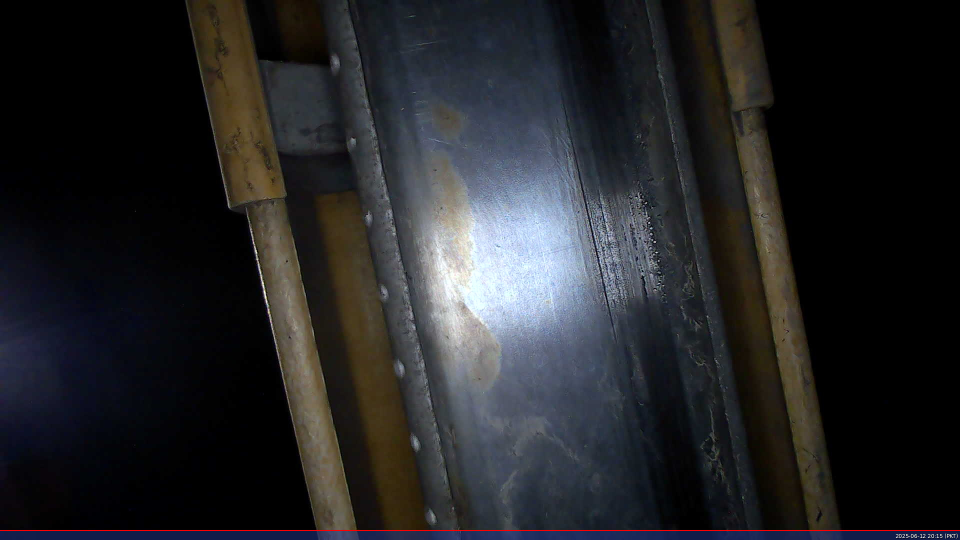
#> input picture sample_rail.jpg, 1920 x 1080 px (shown at 1/2 size)
$ python -i TRD_video.py   (imports and definitions only)   (older library calls are emulated)
#> lines starting #> are read from the running program, lines starting #| are printed output that depends on the picture; after the words box and inside, x2 and y2 are one past the last pixel; in counts of white or black regions, pixels touching at a corner belong together
#> further down, picture is the input picture: shape (1080, 1920, 3); mean B, G, R 38.7, 36.3, 35.9
"""
Third Rail Defect Detection System  —  v4.1
===========================================
Detects sparking marks, corrosion, surface wear, and cracks on METRO Orange Line
third-rail imagery.

Fix history vs original script
-------------------------------
v1  LED threshold 400 → 210  (original > 255, never fired on uint8 images)
v1  Wear threshold 10  → per-frame mean+2.8σ  (original flooded 82% of frame blue)
v1  Crack minLineLength 1 → 30 + diagonal-angle filter  (original: every edge = crack)
v2  Fixed ROI 40-80% → auto-detected rail band via column brightness profiling
v2  Added column gate: exclude dim rail-edge fade zones from detection
v2  Replaced adaptive threshold with Gaussian local-contrast detector
v3  Added secondary absolute-dark detector for uniformly-corroded surfaces
v3  Added row gate (exclude top/bottom 8%) to suppress tunnel ceiling/floor noise
v3  Relaxed aspect ratio to 5.0 for secondary detector to catch narrow spark trails
v3  Added very-dark-pixel fraction filter (≥3% of region pixels < 20) to reject
    bright structural features that happen to have a dark minimum pixel
v4  Reverted auto-ROI to fixed percentages (ROI_START_PCT / ROI_WIDTH_PCT).
    In trolley deployment the rail always falls in the same band — no need
    for dynamic detection. Eliminates false positives outside the rail.

"""

import cv2
import numpy as np
import os
import glob
from pathlib import Path
from datetime import datetime
import time

# =============================================================================
# CONFIGURABLE MACROS  — all tuning lives here, not inside functions
# =============================================================================

# ── Fixed ROI ─────────────────────────────────────────────────────────────────
# Camera is mounted on a trolley at fixed distance → rail always in the same window.
# Tune all four values once to match your mounting geometry.
ROI_START_PCT       = 0.55   # left edge of ROI as fraction of frame width
ROI_WIDTH_PCT       = 0.40   # width of ROI as fraction of frame width
ROI_TOP_PCT         = 0.20   # top edge of ROI as fraction of frame height
ROI_HEIGHT_PCT      = 0.60   # height of ROI as fraction of frame height

# ── Glare removal ─────────────────────────────────────────────────────────────
GLARE_THRESH        = 205    # pixels above this = LED glare  (uint8, 0-255)
GLARE_DILATE_PX     = 31     # halo dilation — keep SMALL so adjacent defects survive
GLARE_MIN_AREA      = 100
INPAINT_RADIUS      = 12

# ── Primary dark-spot detector  (local Gaussian contrast) ────────────────────
LOCAL_BG_KERNEL     = (101, 101)  # large Gaussian for background estimate
LOCAL_DARK_T        = 12          # pixel must be this much darker than neighbourhood
SPOT_MIN_AREA       = 400         # px²  — filters isolated bolt holes / texture noise
SPOT_MAX_AREA       = 80000
SPOT_MAX_ASPECT     = 5.0         # h/w  — rejects vertical rail-joint lines
SPOT_DARK_FRAC      = 0.45        # region min pixel < this × rail_mean
SPOT_VD_FRAC        = 0.03        # ≥ this fraction of region pixels must be < 20

# ── Secondary dark-spot detector  (absolute darkness within lit zone) ─────────
ABS_DARK_FRAC       = 0.30        # pixel < this × rail_mean = "absolutely dark"
ABS_DARK_MIN_ABS    = 20          # absolute floor for the threshold
ABS_SPOT_MAX_ASPECT = 5.0

# ── Severity thresholds for sparking / corrosion ──────────────────────────────
SPOT_SEVERE_AREA    = 5000
SPOT_MEDIUM_AREA    = 1500

# ── Surface wear detection ────────────────────────────────────────────────────
WEAR_SIGMA_MULT     = 2.8         # threshold = mean + N×std of texture signal
WEAR_MIN_AREA       = 300
WEAR_MORPH_K        = (5, 5)
WEAR_SEVERE_AREA    = 1500

# ── Crack / linear defect detection ──────────────────────────────────────────
CANNY_T1            = 40
CANNY_T2            = 120
HOUGH_VOTES         = 50
HOUGH_MIN_LEN       = 30
HOUGH_MAX_GAP       = 8
CRACK_MIN_LEN       = 30
CRACK_SEVERE_LEN    = 80
CRACK_ANGLE_MARGIN  = 15   # degrees — lines within this of H or V are rejected

# ── Bilateral / Gaussian ──────────────────────────────────────────────────────
BIL_D, BIL_SC, BIL_SS = 9, 75, 75
GAUSS_K             = (3, 3)
LINE_DETECT_K       = 15

# ── Visualization ─────────────────────────────────────────────────────────────
ROI_BOX_COLOR       = (0, 220, 255)
DEFECT_COLORS = {
    'Sparking/Corrosion':  {'bgr': (0,  50, 255), 'name': 'Red'},
    'Surface Wear/Lines':  {'bgr': (255, 80,  0), 'name': 'Blue'},
    'Crack/Linear Defect': {'bgr': (0, 220,  50), 'name': 'Green'},
}
FONT            = cv2.FONT_HERSHEY_SIMPLEX
LABEL_SCALE     = 0.55
LABEL_THICK     = 2
SUMMARY_SCALE   = 0.80
LABEL_MIN_AREA  = 300

# ── Live video ────────────────────────────────────────────────────────────────
LIVE_W, LIVE_H  = 640, 480
LIVE_FPS        = 15
REC_DURATION    = 20
VIDEO_FPS       = 15
VIDEO_CODEC     = 'XVID'
BTN_ON          = (0, 200, 0)
BTN_OFF         = (60, 60, 60)


# =============================================================================
# HELPER
# =============================================================================

def _morph_open_close(mask, k):
    mask = cv2.morphologyEx(mask, cv2.MORPH_OPEN,  k)
    mask = cv2.morphologyEx(mask, cv2.MORPH_CLOSE, k)
    return mask

def _glare_suppress(roi_gray):
    """Return dilated glare mask for a grayscale ROI."""
    _, gm = cv2.threshold(roi_gray, GLARE_THRESH, 255, cv2.THRESH_BINARY)
    return cv2.dilate(gm, np.ones((GLARE_DILATE_PX, GLARE_DILATE_PX), np.uint8))


# =============================================================================
# DETECTOR
# =============================================================================

class ThirdRailDefectDetector:

    def __init__(self, input_folder="images", output_folder="output"):
#> called with input_folder = 'images', output_folder = 'output'
        self.input_folder  = input_folder
        self.output_folder = output_folder
        for sub in ["processed","comparisons","live_captures","live_recordings"]:
            Path(f"{self.output_folder}/{sub}").mkdir(parents=True, exist_ok=True)

    # ── 1. FIXED ROI ─────────────────────────────────────────────────────────

    def extract_rail_roi(self, image):
        """
        Crop to a fixed 2-D window: horizontal (ROI_START_PCT / ROI_WIDTH_PCT)
        and vertical (ROI_TOP_PCT / ROI_HEIGHT_PCT).
        Trimming both axes eliminates false positives on the top/bottom edges
        of the frame where the rail is not present in trolley deployment.
        Adjust all four macros once to match your camera mounting.
        """
        h, w = image.shape[:2]
        x0 = int(w * ROI_START_PCT)
        x1 = min(int(w * (ROI_START_PCT + ROI_WIDTH_PCT)), w)
        y0 = int(h * ROI_TOP_PCT)
        y1 = min(int(h * (ROI_TOP_PCT + ROI_HEIGHT_PCT)), h)
        return image[y0:y1, x0:x1], (x0, x1, y0, y1)

    def _col_gate(self, roi_gray):
        """All columns within the fixed ROI are valid — return all-ones mask."""
        return np.ones(roi_gray.shape, dtype=np.uint8)

    def _row_gate(self, roi_gray):
        """All rows within the fixed ROI are valid — return all-ones mask."""
        return np.ones(roi_gray.shape, dtype=np.uint8)

    # ── 2. GLARE REMOVAL ─────────────────────────────────────────────────────

    def remove_glare(self, image):
        gray   = cv2.cvtColor(image, cv2.COLOR_BGR2GRAY) if len(image.shape)==3 else image
        mask_d = _glare_suppress(gray)
        if int(mask_d.sum()//255) > GLARE_MIN_AREA:
            result = cv2.inpaint(image, mask_d, INPAINT_RADIUS, cv2.INPAINT_TELEA)
        else:
            result = image.copy()
        return result, mask_d

    # ── 3a. PRIMARY DARK-SPOT DETECTOR  (local Gaussian contrast) ────────────

    def detect_dark_spots_local(self, roi_gray, col_gate, row_gate, glare_mask, rail_mean):
        """
        Flag pixels significantly darker than their 101px Gaussian neighbourhood.
        Catches sparking clusters and corrosion against a lit background.
        """
        filtered  = cv2.bilateralFilter(roi_gray, BIL_D, BIL_SC, BIL_SS)
        bg        = cv2.GaussianBlur(filtered.astype(np.float32), LOCAL_BG_KERNEL, 0)
        ld        = np.clip(bg - filtered.astype(np.float32), 0, 255).astype(np.uint8)

        _, mask   = cv2.threshold(ld, LOCAL_DARK_T, 255, cv2.THRESH_BINARY)
        mask      = mask & (col_gate * 255) & (row_gate * 255)
        mask      = cv2.bitwise_and(mask, cv2.bitwise_not(glare_mask))

        k         = cv2.getStructuringElement(cv2.MORPH_ELLIPSE, (11, 11))
        mask      = _morph_open_close(mask, k)

        cntrs, _  = cv2.findContours(mask, cv2.RETR_EXTERNAL, cv2.CHAIN_APPROX_SIMPLE)
        return self._filter_spot_contours(cntrs, roi_gray, rail_mean, SPOT_MAX_ASPECT)

    # ── 3b. SECONDARY DARK-SPOT DETECTOR  (absolute darkness) ────────────────

    def detect_dark_spots_absolute(self, roi_gray, col_gate, row_gate, glare_mask, rail_mean):
        """
        Flag pixels below an absolute darkness level relative to the rail mean.
        Catches uniformly-corroded rail surfaces where local contrast is weak
        because the ENTIRE area is darkened by heavy oxidation or spark trails.
        """
        thresh = max(rail_mean * ABS_DARK_FRAC, ABS_DARK_MIN_ABS)
        _, mask = cv2.threshold(roi_gray, int(thresh), 255, cv2.THRESH_BINARY_INV)
        mask    = mask & (col_gate * 255) & (row_gate * 255)
        mask    = cv2.bitwise_and(mask, cv2.bitwise_not(glare_mask))

        k       = cv2.getStructuringElement(cv2.MORPH_ELLIPSE, (11, 11))
        mask    = _morph_open_close(mask, k)

        cntrs, _ = cv2.findContours(mask, cv2.RETR_EXTERNAL, cv2.CHAIN_APPROX_SIMPLE)
        return self._filter_spot_contours(cntrs, roi_gray, rail_mean, ABS_SPOT_MAX_ASPECT)

    def _filter_spot_contours(self, cntrs, roi_gray, rail_mean, max_aspect):
        """
        Common filter applied to both detectors:
          • area in [SPOT_MIN_AREA, SPOT_MAX_AREA]
          • aspect ratio h/w ≤ max_aspect   (rejects vertical rail-joint lines)
          • region minimum pixel < rail_mean × SPOT_DARK_FRAC  (genuinely dark)
          • ≥ SPOT_VD_FRAC of region pixels < 20  (rejects bright structural features)
        """
        valid = []
        for c in cntrs:
            area = cv2.contourArea(c)
            if not (SPOT_MIN_AREA < area < SPOT_MAX_AREA):
                continue
            x, y, w, h = cv2.boundingRect(c)
            if h / (w + 1e-6) > max_aspect:
                continue
            reg = roi_gray[y:y+h, x:x+w]
            if float(reg.min()) > rail_mean * SPOT_DARK_FRAC:
                continue
            if (reg < 20).mean() < SPOT_VD_FRAC:
                continue
            valid.append(c)
        return valid

    # ── 4. SURFACE WEAR ───────────────────────────────────────────────────────

    def detect_surface_wear(self, roi_gray, col_gate, glare_mask):
        blurred = cv2.GaussianBlur(roi_gray, GAUSS_K, 0)

        hp_k    = np.array([[-1,-1,-1],[-1,8,-1],[-1,-1,-1]], dtype=np.float32)
        hp      = np.clip(np.abs(cv2.filter2D(blurred.astype(np.float32), -1, hp_k)), 0, 255)

        hk      = cv2.getStructuringElement(cv2.MORPH_RECT, (LINE_DETECT_K, 1))
        vk      = cv2.getStructuringElement(cv2.MORPH_RECT, (1, LINE_DETECT_K))
        h_lines = cv2.morphologyEx(blurred, cv2.MORPH_OPEN, hk).astype(np.float32)
        v_lines = cv2.morphologyEx(blurred, cv2.MORPH_OPEN, vk).astype(np.float32)
        lines   = cv2.addWeighted(h_lines, 0.5, v_lines, 0.5, 0)

        lap     = np.clip(np.abs(cv2.Laplacian(blurred, cv2.CV_64F, ksize=3)), 0, 255)
        comb    = (0.4*hp + 0.3*lines + 0.3*lap).astype(np.uint8)

        m, s    = float(comb.mean()), float(comb.std())
        t       = float(np.clip(m + WEAR_SIGMA_MULT * s, 30, 200))

        _, mask = cv2.threshold(comb, t, 255, cv2.THRESH_BINARY)
        mask    = mask & (col_gate * 255)
        mask    = cv2.bitwise_and(mask, cv2.bitwise_not(glare_mask))

        k       = cv2.getStructuringElement(cv2.MORPH_RECT, WEAR_MORPH_K)
        mask    = _morph_open_close(mask, k)

        cntrs, _ = cv2.findContours(mask, cv2.RETR_EXTERNAL, cv2.CHAIN_APPROX_SIMPLE)
        valid = []
        for c in cntrs:
            area = cv2.contourArea(c)
            if area < WEAR_MIN_AREA:
                continue
            rect = cv2.minAreaRect(c)
            rw, rh = rect[1]
            if rw > 0 and rh > 0 and 1.2 < max(rw,rh)/(min(rw,rh)+1e-6) < 10:
                valid.append(c)
        return valid

    # ── 5. CRACKS ─────────────────────────────────────────────────────────────

    def detect_cracks(self, roi_gray, col_gate):
        filtered  = cv2.bilateralFilter(roi_gray, BIL_D, BIL_SC, BIL_SS)
        edges     = cv2.Canny(filtered, CANNY_T1, CANNY_T2, apertureSize=3)
        edges     = edges & (col_gate * 255)

        lines     = cv2.HoughLinesP(edges, 1, np.pi/180,
                                    threshold=HOUGH_VOTES,
                                    minLineLength=HOUGH_MIN_LEN,
                                    maxLineGap=HOUGH_MAX_GAP)
        contours  = []
        if lines is not None:
            for ln in lines:
                x1, y1, x2, y2 = ln[0]
                if float(np.hypot(x2-x1, y2-y1)) < CRACK_MIN_LEN:
                    continue
                ang = abs(np.degrees(np.arctan2(y2-y1, x2-x1)))
                if (ang < CRACK_ANGLE_MARGIN or ang > 180-CRACK_ANGLE_MARGIN or
                        90-CRACK_ANGLE_MARGIN < ang < 90+CRACK_ANGLE_MARGIN):
                    continue
                contours.append(np.array([[[x1,y1]],[[x2,y2]]], dtype=np.int32))
        return contours

    # ── 6. CLASSIFY ───────────────────────────────────────────────────────────

    def classify(self, spot_c, wear_c, crack_c):
        defects = []

        for c in spot_c:
            area = cv2.contourArea(c)
            x,y,w,h = cv2.boundingRect(c)
            sev  = ("High"   if area > SPOT_SEVERE_AREA  else
                    "Medium" if area > SPOT_MEDIUM_AREA  else "Low")
            defects.append({'type':'Sparking/Corrosion','contour':c,'area':area,
                            'bbox':(x,y,w,h),'severity':sev,
                            'color':DEFECT_COLORS['Sparking/Corrosion']['bgr']})

        for c in wear_c:
            area = cv2.contourArea(c)
            x,y,w,h = cv2.boundingRect(c)
            defects.append({'type':'Surface Wear/Lines','contour':c,'area':area,
                            'bbox':(x,y,w,h),
                            'severity':"High" if area > WEAR_SEVERE_AREA else "Medium",
                            'color':DEFECT_COLORS['Surface Wear/Lines']['bgr']})

        for c in crack_c:
            x,y,w,h = cv2.boundingRect(c)
            length   = max(w,h)
            defects.append({'type':'Crack/Linear Defect','contour':c,
                            'area':cv2.contourArea(c),'bbox':(x,y,w,h),'length':length,
                            'severity':"High" if length > CRACK_SEVERE_LEN else "Medium",
                            'color':DEFECT_COLORS['Crack/Linear Defect']['bgr']})

        return defects

    # ── 7. VISUALIZE ──────────────────────────────────────────────────────────

    def visualize(self, original, defects, roi_bounds):
        result         = original.copy()
        x0, x1, y0, y1 = roi_bounds
        cv2.rectangle(result,(x0,y0),(x1,y1),ROI_BOX_COLOR,2)

        counts = {k:0 for k in DEFECT_COLORS}
        for d in defects:
            color   = d['color']
            contour = d['contour'].copy()
            contour[:,:,0] += x0
            contour[:,:,1] += y0
            counts[d['type']] += 1

            overlay = result.copy()
            cv2.fillPoly(overlay, [contour], color)
            result  = cv2.addWeighted(result, 0.82, overlay, 0.18, 0)
            cv2.drawContours(result,[contour],-1,color,2)

            if d['area'] > LABEL_MIN_AREA:
                x,y,w,h = d['bbox']
                x += x0
                y += y0
                cv2.rectangle(result,(x,y),(x+w,y+h),color,2)
                cv2.putText(result,f"{d['type'][:5]}-{d['severity'][0]}",
                            (x,max(y-6,y0+12)),FONT,LABEL_SCALE,color,LABEL_THICK)

        # ── Legend panel ────────────────────────────────────────────────
        # Draw a semi-transparent dark background strip so text is readable
        # over any rail surface brightness.
        legend_w   = 310
        legend_h   = 28 + len(DEFECT_COLORS) * 28 + 10
        overlay_lg = result.copy()
        cv2.rectangle(overlay_lg, (4, 4), (4 + legend_w, 4 + legend_h), (20, 20, 20), -1)
        result     = cv2.addWeighted(result, 0.35, overlay_lg, 0.65, 0)

        y_off = 24
        cv2.putText(result, f"Defects detected: {len(defects)}",
                    (10, y_off), FONT, SUMMARY_SCALE, (255, 255, 255), 2)

        for dt, info in DEFECT_COLORS.items():
            y_off  += 28
            bgr     = info['bgr']
            cname   = info['name']          # human-readable colour name
            cnt     = counts[dt]

            # Filled colour swatch
            sx = 10
            cv2.rectangle(result, (sx, y_off - 13), (sx + 18, y_off + 5), bgr, -1)
            cv2.rectangle(result, (sx, y_off - 13), (sx + 18, y_off + 5), (255,255,255), 1)

            # Label: "Defect type (Colour): count"
            label = f"{dt} ({cname}): {cnt}"
            cv2.putText(result, label, (sx + 24, y_off),
                        FONT, 0.46, (255, 255, 255), 1)

        return result

    # ── 8. COMPARISON ─────────────────────────────────────────────────────────

    # [16 lines left out: function create_comparison, not called in this run]

    # ── 9. FULL PIPELINE ──────────────────────────────────────────────────────

    def process_image(self, image):
        """Run complete detection pipeline. Returns (annotated_image, defects, roi_bounds)."""
        original            = image.copy()
        roi, roi_bounds     = self.extract_rail_roi(image)
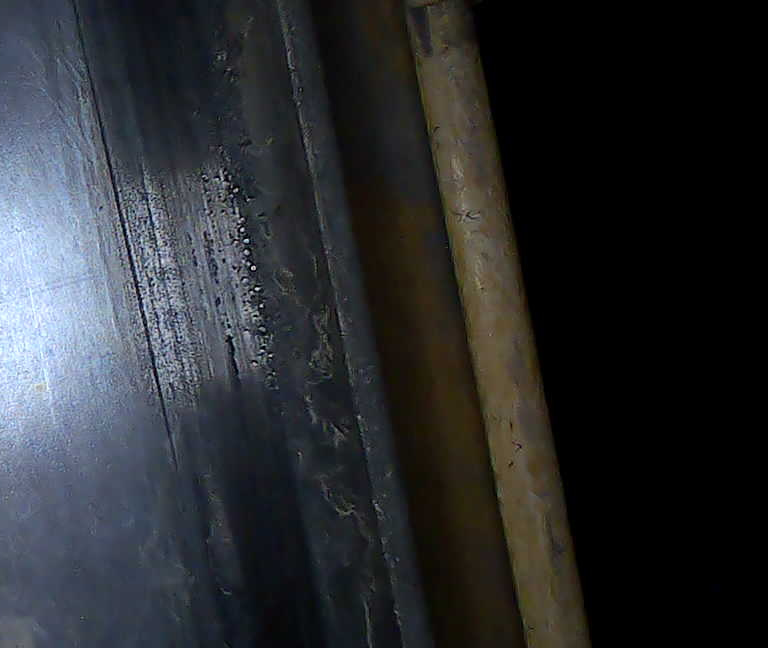
#> roi: shape (648, 768, 3); mean B, G, R 48.2, 44.9, 42.5
#> roi_bounds = (1056, 1824, 216, 864)
        x0, x1, y0, y1     = roi_bounds
#> x0 = 1056; x1 = 1824; y0 = 216; y1 = 864

        roi_gray            = cv2.cvtColor(roi, cv2.COLOR_BGR2GRAY)
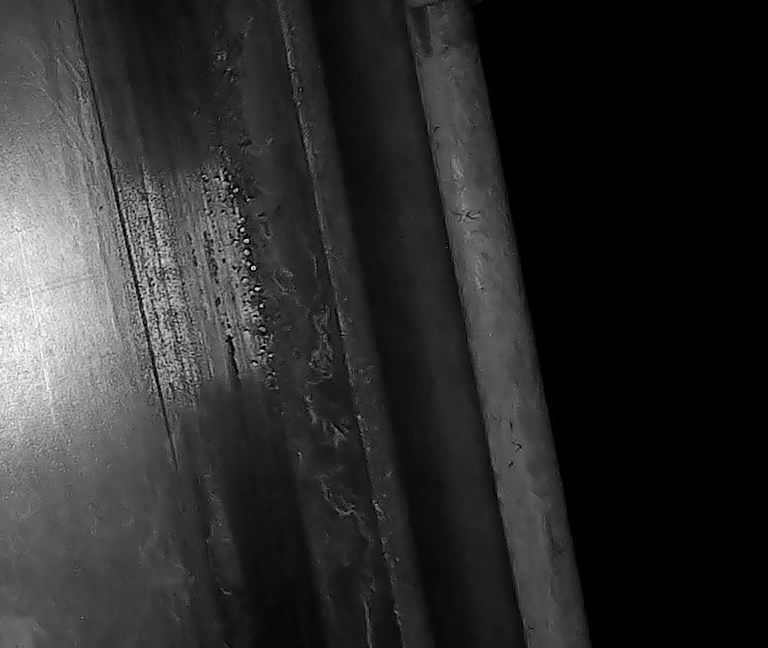
#> roi_gray: shape (648, 768); min 0, max 251, mean 44.6
        col_gate            = self._col_gate(roi_gray)
#> col_gate: shape (648, 768); every value is 1
        row_gate            = self._row_gate(roi_gray)

        # Glare removal
        deglared, _         = self.remove_glare(roi)
#> in _glare_suppress, `_, gm = cv2.threshold(roi_gray, GLARE_THRESH, 255, cv2.THRESH_BINARY)`:
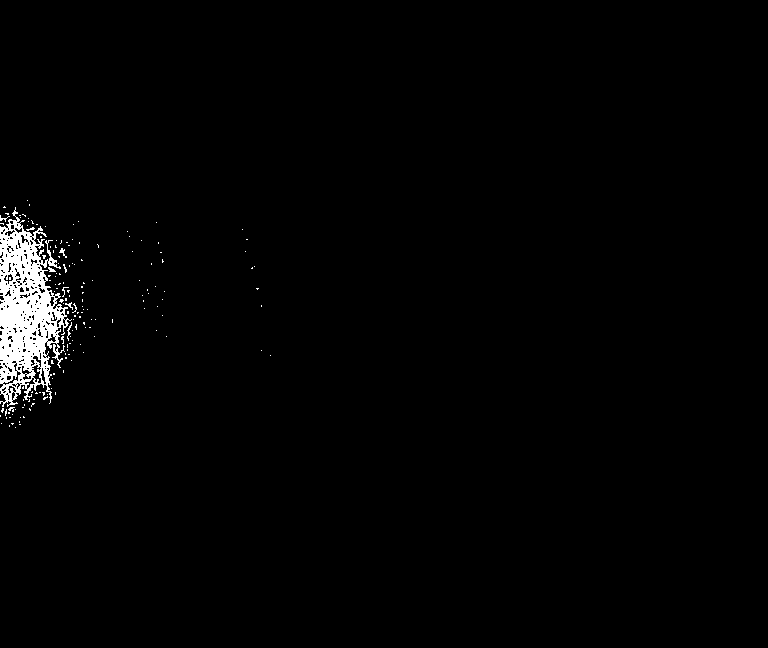
#> gm: shape (648, 768); 1.6% white; 164 white regions (158 under 20 px), largest, box (x1, y1, x2, y2) and area: (0, 207, 72, 407) 7173, (67, 322, 72, 341) 30, (59, 248, 67, 258) 28, (48, 267, 56, 272) 23, (0, 215, 10, 222) 22, (65, 302, 73, 310) 22
#> in _glare_suppress, `return cv2.dilate(gm, np.ones((GLARE_DILATE_PX, GLARE_DILATE_PX), np.u..`:
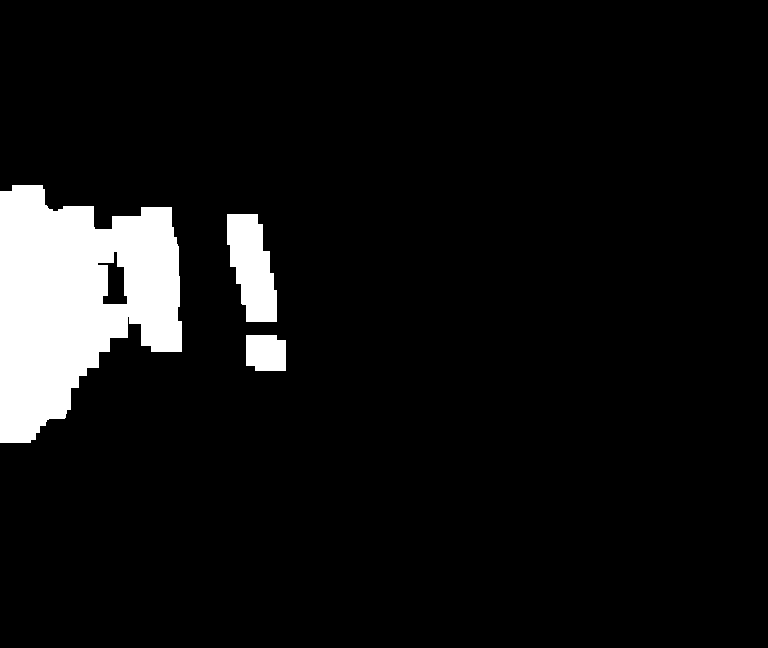
#> returned value: shape (648, 768); 7.3% white; 3 white regions, box (x1, y1, x2, y2) and area: (0, 185, 182, 443) 31022, (227, 214, 277, 322) 3790, (246, 335, 286, 371) 1350
        dg_gray             = cv2.cvtColor(deglared, cv2.COLOR_BGR2GRAY)
#> (the rest of the program and of its run is left out)
